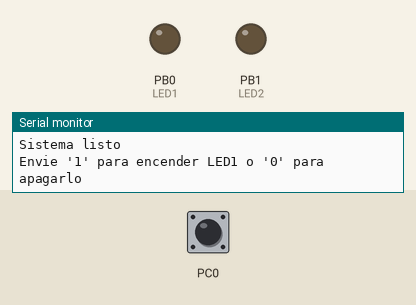
Bench run of a program on a simulated ATmega328P, built with avr-gcc and emulated at 16 MHz. Parts: output pins drawn as LEDs (lit = HIGH), the last lines printed to the serial monitor. The inputs (shaded band) are chosen by the test bench; at power-on: PC0 HIGH.

Above: at 1.2 s.
1.3 s: PC0 pulled LOW for 0.15 s
At 1.8 s:
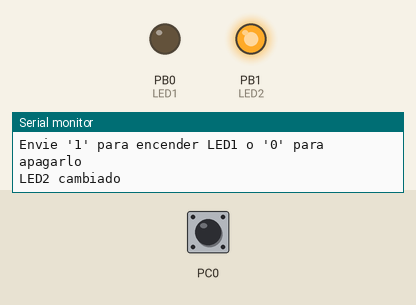
Timing chart, 0 to 4.3 s (numbered marks = the images above; inputs shaded):
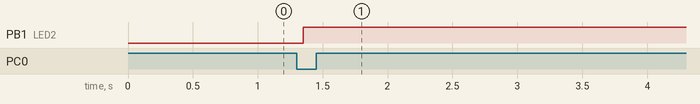

The program:

main.c
```c
/*
 * Preclase.c
 *
 * Created: 4/29/2025 11:15:11 PM
 * Author : joshu
 */


//**************************************
//ENCABEZADO
//******************************************
#include <avr/io.h>
#include <avr/interrupt.h>
#define F_CPU 16000000
#include <util/delay.h>

//**************************************
//Prototipos de funciones
//******************************************
void setup();
void initUART();
void writeChar(char caracter);
void writeString(char* texto);
void toggleLED1();
volatile char received_char;
volatile uint8_t new_data = 0;
//**************************************
//MAIN FUNCTION
//******************************************

int main(void) {
	setup();
	writeString("\nSistema listo\n");
	writeString("Envie '1' para encender LED1 o '0' para apagarlo\n");

	while (1) {
		// Control del LED1 por UART
		if (new_data) {
			new_data = 0;

			if (received_char == '1') {
				PORTB |= (1 << PORTB0); // Encender LED1
				writeString("LED1 encendido\n");
			}
			else if (received_char == '0') {
				PORTB &= ~(1 << PORTB0); // Apagar LED1
				writeString("LED1 apagado\n");
			}
		}

		// Control del LED2 por botón (con anti-rebote)
		if (!(PINC & (1 << PORTC0))) { // Si botón presionado (asumiendo pull-up)
			_delay_ms(50); // Anti-rebote
			if (!(PINC& (1 << PORTC0))) { // Verificar aún presionado
				PORTB ^= (1 << PORTB1); // Cambiar estado LED2
				writeString("LED2 cambiado\n");
				while (!(PIND & (1 << PORTC0))); // Esperar a soltar botón
				_delay_ms(50); // Anti-rebote al soltar
			}
		}
	}
}
//**************************************
//Subrutinas
//******************************************
void setup() {
	cli(); // Deshabilitar interrupciones

	// Configurar LEDs como salidas
	DDRB |= (1 << PORTB1) | (1 << PORTB0);
	PORTB &= ~((1 << PORTB1) | (1 << PORTB0)); // Apagar ambos LEDs

	// Configurar botón como entrada con pull-up
	DDRC &= ~(1 << PORTC0);
	PORTC |= (1 << PORTC0);

	initUART(); // Inicializar comunicación UART

	sei(); // Habilitar interrupciones
}

void initUART() {
	DDRD |= (1 << DDD1); // TX como salida
	DDRD &= ~(1 << DDD0); // RX como entrada

	UCSR0A = 0;
	UCSR0B = (1 << RXCIE0) | (1 << RXEN0) | (1 << TXEN0); // Habilitar RX, TX e interrupción RX
	UCSR0C = (1 << UCSZ01) | (1 << UCSZ00); // 8 bits de datos, sin paridad, 1 bit de stop
	UBRR0 = 103; // 9600 baudios @16MHz
}

void writeChar(char caracter) {
	while (!(UCSR0A & (1 << UDRE0))); // Esperar hasta que el buffer esté vacío
	UDR0 = caracter;
}

void writeString(char* texto) {
	for (uint8_t i = 0; texto[i] != '\0'; i++) {
		writeChar(texto[i]);
	}
}
//**************************************
//Interrupciones
//******************************************
ISR(USART_RX_vect) {
	received_char = UDR0;
	new_data = 1;
}
```

Measured:
- after the input at 1.3 s, PB1 (LED2): LOW → HIGH after 0.05 s
